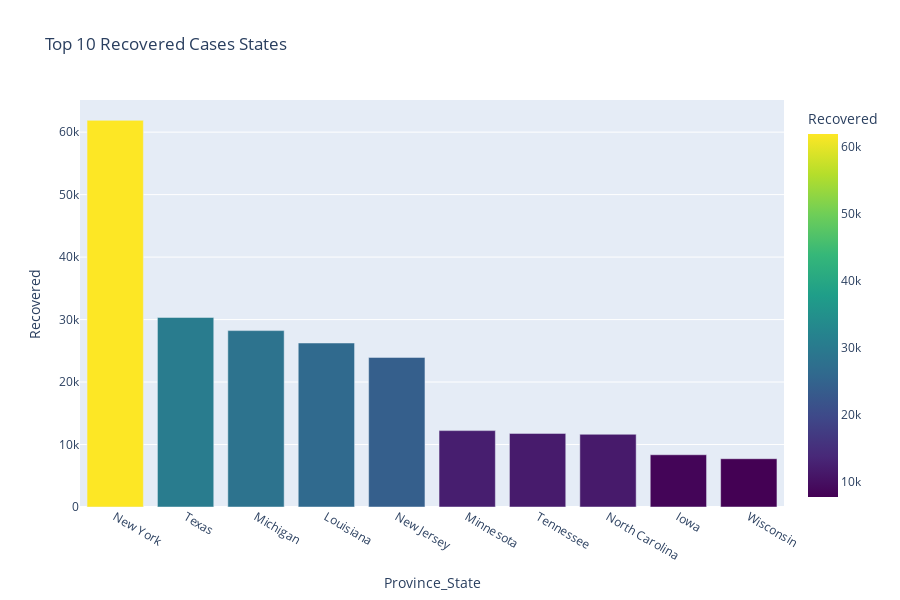

The notebook cell saved with this chart:
### Code cell
top10_recovered = pd.DataFrame(covid.groupby('Province_State')['Recovered'].sum().nlargest(10).sort_values(ascending = False))
fig3 = px.bar(top10_recovered, x = top10_recovered.index, y = 'Recovered', height = 600, color = 'Recovered',
             title = 'Top 10 Recovered Cases States', color_continuous_scale = px.colors.sequential.Viridis)
fig3.show()

### Figure 1 — Plotly figure (JSON) as saved in the notebook; plotly's stock layout.template omitted (floating-point values rounded to 4 significant figures)
{"data": [{"alignmentgroup": "True", "hovertemplate": "Province_State=%{x}<br>Recovered=%{marker.color}<extra></extra>", "legendgroup": "", "marker": {"color": [61886, 30341, 28234, 26249, 23945, 12227, 11783, 11637, 8362, 7728], "coloraxis": "coloraxis"}, "name": "", "offsetgroup": "", "orientation": "v", "showlegend": false, "textposition": "auto", "type": "bar", "x": ["New York", "Texas", "Michigan", "Louisiana", "New Jersey", "Minnesota", "Tennessee", "North Carolina", "Iowa", "Wisconsin"], "xaxis": "x", "y": [61886, 30341, 28234, 26249, 23945, 12227, 11783, 11637, 8362, 7728], "yaxis": "y"}], "layout": {"barmode": "relative", "coloraxis": {"colorbar": {"title": {"text": "Recovered"}}, "colorscale": [[0, "#440154"], [0.1111, "#482878"], [0.2222, "#3e4989"], [0.3333, "#31688e"], [0.4444, "#26828e"], [0.5556, "#1f9e89"], [0.6667, "#35b779"], [0.7778, "#6ece58"], [0.8889, "#b5de2b"], [1, "#fde725"]]}, "height": 600, "legend": {"tracegroupgap": 0}, "title": {"text": "Top 10 Recovered Cases States"}, "xaxis": {"anchor": "y", "domain": [0, 1], "title": {"text": "Province_State"}}, "yaxis": {"anchor": "x", "domain": [0, 1], "title": {"text": "Recovered"}}}}
